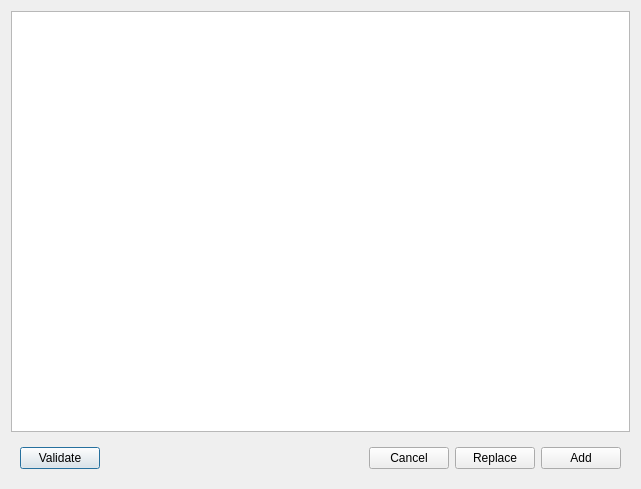
<?xml version="1.0" encoding="UTF-8"?>
<ui version="4.0">
 <class>SMSettingAddReplace</class>
 <widget class="QDialog" name="SMSettingAddReplace">
  <property name="geometry">
   <rect>
    <x>0</x>
    <y>0</y>
    <width>641</width>
    <height>489</height>
   </rect>
  </property>
  <property name="windowTitle">
   <string>Add / Replace Dialog</string>
  </property>
  <layout class="QVBoxLayout" name="verticalLayout">
   <item>
    <widget class="QPlainTextEdit" name="textEdit"/>
   </item>
   <item>
    <widget class="QWidget" name="widget" native="true">
     <layout class="QHBoxLayout" name="horizontalLayout">
      <item>
       <widget class="QPushButton" name="validateButton">
        <property name="text">
         <string>Validate</string>
        </property>
       </widget>
      </item>
      <item>
       <spacer name="horizontalSpacer">
        <property name="orientation">
         <enum>Qt::Horizontal</enum>
        </property>
        <property name="sizeHint" stdset="0">
         <size>
          <width>40</width>
          <height>20</height>
         </size>
        </property>
       </spacer>
      </item>
      <item>
       <widget class="QPushButton" name="cancelButton">
        <property name="text">
         <string>Cancel</string>
        </property>
       </widget>
      </item>
      <item>
       <widget class="QPushButton" name="replaceButton">
        <property name="text">
         <string>Replace</string>
        </property>
       </widget>
      </item>
      <item>
       <widget class="QPushButton" name="addButton">
        <property name="text">
         <string>Add</string>
        </property>
       </widget>
      </item>
     </layout>
    </widget>
   </item>
  </layout>
 </widget>
 <resources/>
 <connections/>
</ui>
